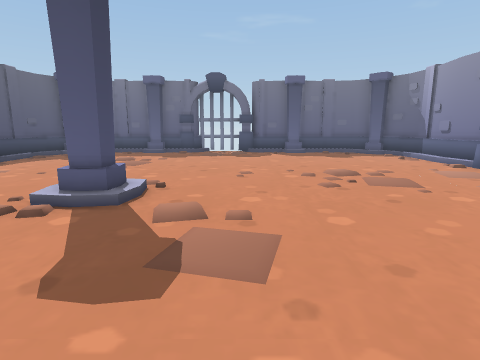
[1] (above)

12 first-person views from a walk through a scene from a Unity 3-D project. The camera is 1.3 m above the floor, tilts 10° down and sees 80° across. The floor is counted in squares, 1 m on a side. Each view is taken from the middle of a square. On the plan, view 1 faces up. The plan holds only what a view shows up to about 13 squares ahead; the rest is blank. The player is left out.

[2]
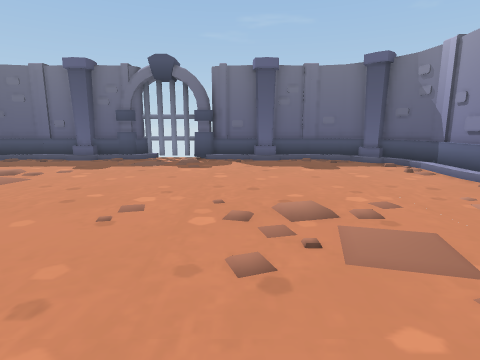

[3]
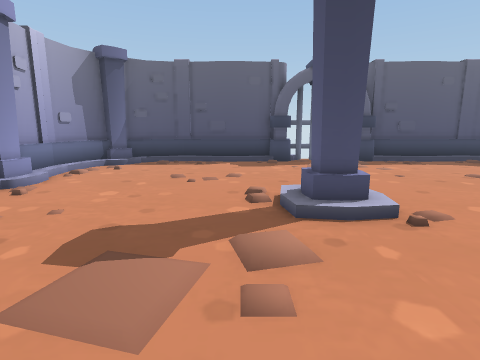

[4]
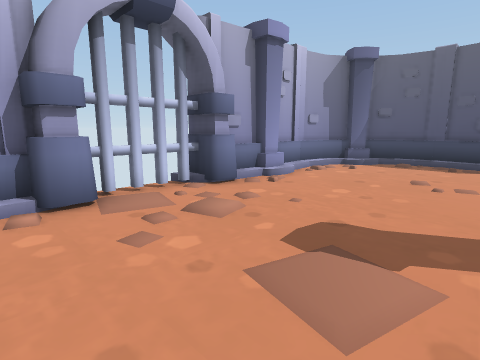

[5]
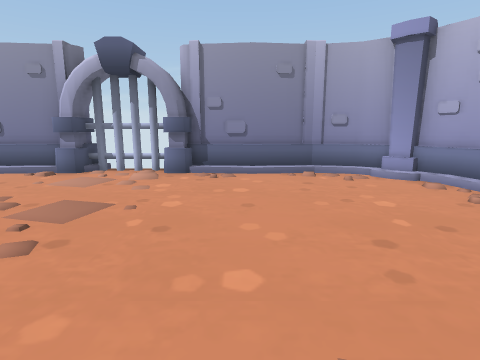

[6]
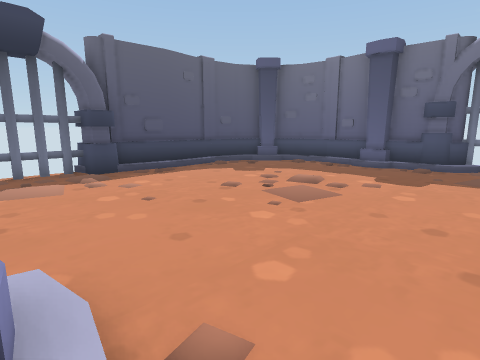

[7]
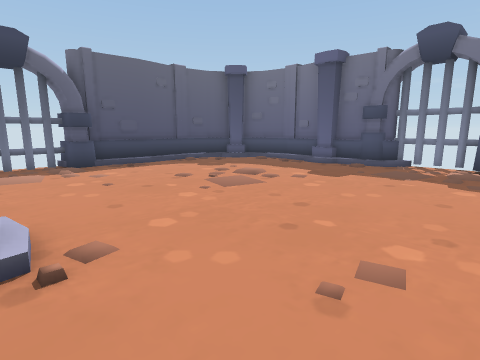

[8]
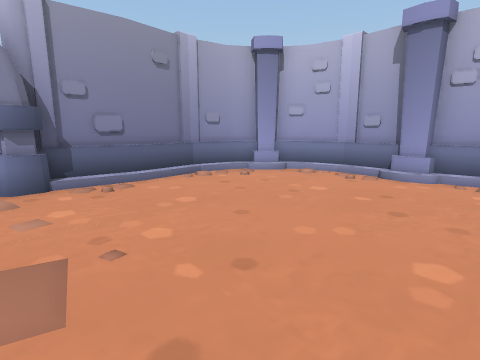

[9]
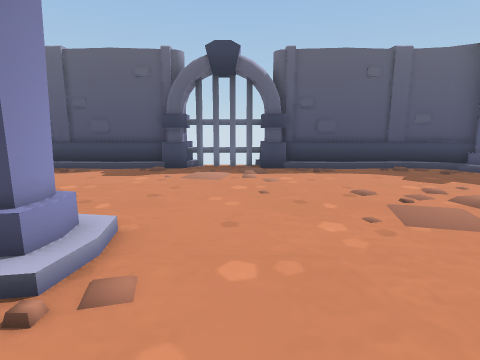

[10]
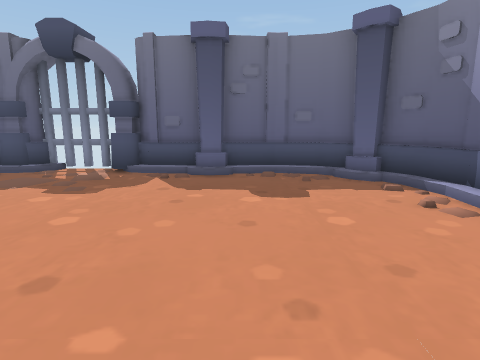

[11]
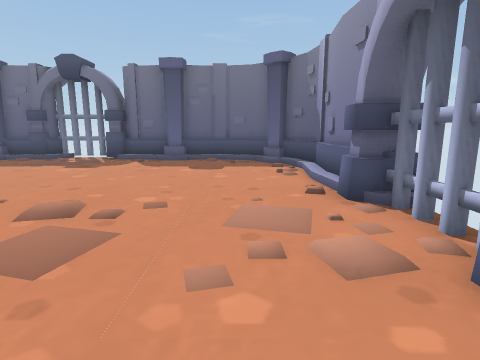

[12]
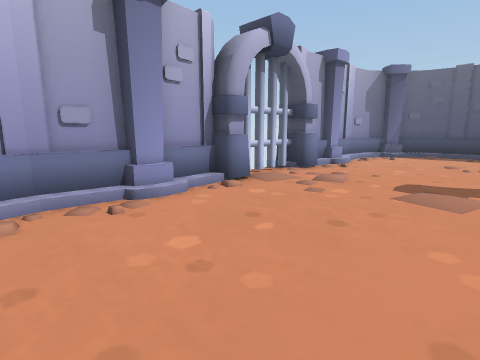

### Floor plan
Key: @ floor where view 1 was taken; # wall or solid block; . floor; / step, stairs or slope; = window, fence, low wall or low ledge; O other object.
Columns run from 11 left of view 1 to 9 right of it. Each row starts with its distance up from view 1.
 18         OOOOO
 17   #######..O#######
 16  ##...............##
 15  #.................##
 14  #.................=#
 13  #..................#
 12  #.................=#
 11 ##.................=#
 10 ##.................O#
  9 OO.................O#
  8 O.................. O
  7 O...................O
  6 #O......#/.........OO
  5 ##......//..........#
  4  #.................=#
  3  #.................=#
  2  #.................=#
  1  #.................##
  0  #/........@.......##
 -1  ##//.//O...O.//.=##
 -2   ######OOOOO######

Positions as (right, up) in squares from view 1, and headings:
1: (0, 0), facing up
2: (2, 4), facing up
3: (2, 4), facing left
4: (2, 4), facing down-left
5: (-1, 4), facing right
6: (-1, 6), facing up-left
7: (1, 6), facing up-left
8: (1, 7), facing down-right
9: (0, 8), facing left
10: (4, 8), facing up
11: (6, 4), facing up
12: (6, 4), facing down-left
